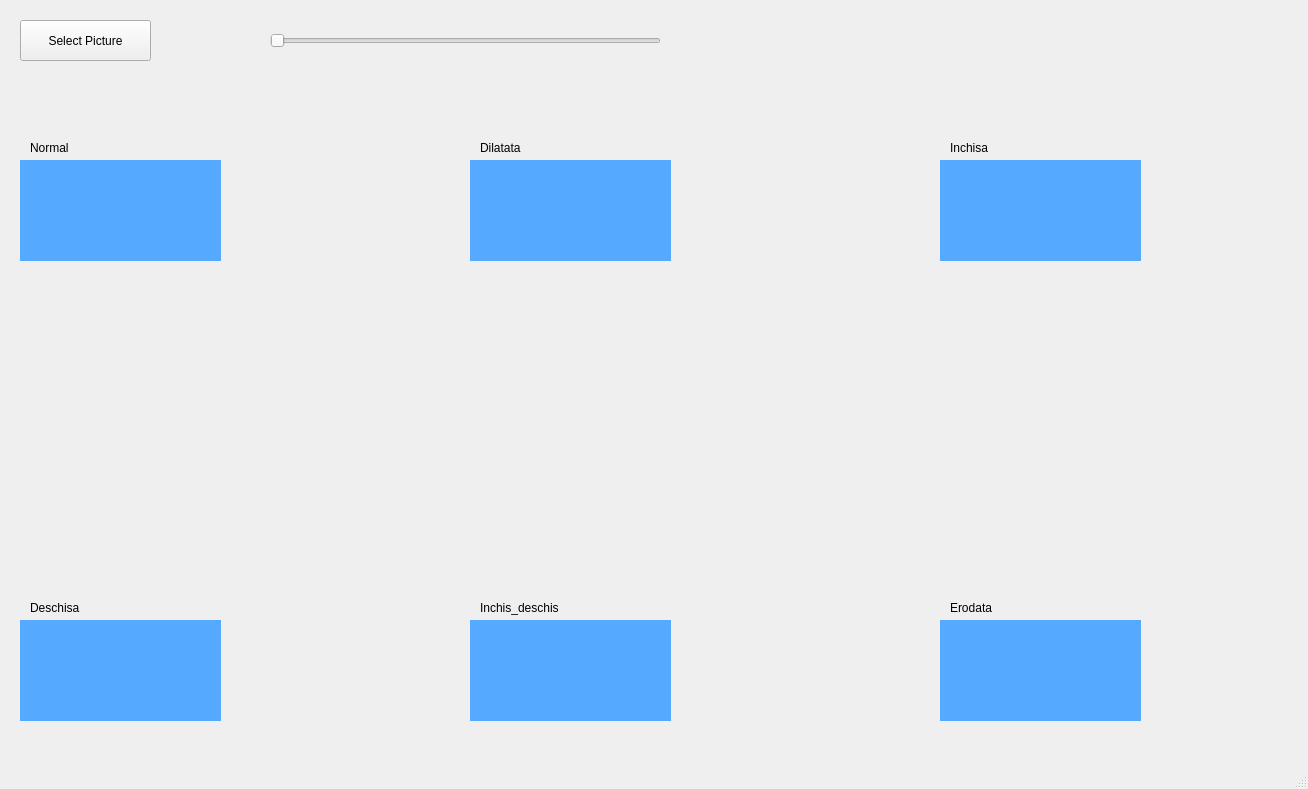
<?xml version="1.0" encoding="UTF-8"?>
<ui version="4.0">
 <class>MainWindow</class>
 <widget class="QMainWindow" name="MainWindow">
  <property name="geometry">
   <rect>
    <x>0</x>
    <y>0</y>
    <width>1308</width>
    <height>789</height>
   </rect>
  </property>
  <property name="windowTitle">
   <string>MainWindow</string>
  </property>
  <widget class="QWidget" name="centralwidget">
   <widget class="QPushButton" name="SelectPicture">
    <property name="geometry">
     <rect>
      <x>20</x>
      <y>20</y>
      <width>131</width>
      <height>41</height>
     </rect>
    </property>
    <property name="styleSheet">
     <string notr="true">font: 10pt &quot;Courier New&quot;;</string>
    </property>
    <property name="text">
     <string>Select Picture</string>
    </property>
   </widget>
   <widget class="QLabel" name="erodata">
    <property name="geometry">
     <rect>
      <x>940</x>
      <y>620</y>
      <width>201</width>
      <height>101</height>
     </rect>
    </property>
    <property name="styleSheet">
     <string notr="true">background-color: rgb(85, 170, 255);</string>
    </property>
    <property name="text">
     <string/>
    </property>
   </widget>
   <widget class="QLabel" name="dilatata">
    <property name="geometry">
     <rect>
      <x>470</x>
      <y>160</y>
      <width>201</width>
      <height>101</height>
     </rect>
    </property>
    <property name="styleSheet">
     <string notr="true">background-color: rgb(85, 170, 255);</string>
    </property>
    <property name="text">
     <string/>
    </property>
   </widget>
   <widget class="QLabel" name="inchisa">
    <property name="geometry">
     <rect>
      <x>940</x>
      <y>160</y>
      <width>201</width>
      <height>101</height>
     </rect>
    </property>
    <property name="styleSheet">
     <string notr="true">background-color: rgb(85, 170, 255);</string>
    </property>
    <property name="text">
     <string/>
    </property>
   </widget>
   <widget class="QLabel" name="deschisa">
    <property name="geometry">
     <rect>
      <x>20</x>
      <y>620</y>
      <width>201</width>
      <height>101</height>
     </rect>
    </property>
    <property name="styleSheet">
     <string notr="true">background-color: rgb(85, 170, 255);</string>
    </property>
    <property name="text">
     <string/>
    </property>
   </widget>
   <widget class="QLabel" name="inchis_deschis">
    <property name="geometry">
     <rect>
      <x>470</x>
      <y>620</y>
      <width>201</width>
      <height>101</height>
     </rect>
    </property>
    <property name="styleSheet">
     <string notr="true">background-color: rgb(85, 170, 255);</string>
    </property>
    <property name="text">
     <string/>
    </property>
   </widget>
   <widget class="QLabel" name="normal">
    <property name="geometry">
     <rect>
      <x>20</x>
      <y>160</y>
      <width>201</width>
      <height>101</height>
     </rect>
    </property>
    <property name="styleSheet">
     <string notr="true">background-color: rgb(85, 170, 255);</string>
    </property>
    <property name="text">
     <string/>
    </property>
   </widget>
   <widget class="QLabel" name="label">
    <property name="geometry">
     <rect>
      <x>30</x>
      <y>140</y>
      <width>91</width>
      <height>16</height>
     </rect>
    </property>
    <property name="styleSheet">
     <string notr="true">font: 9pt &quot;Courier New&quot;;</string>
    </property>
    <property name="text">
     <string>Normal</string>
    </property>
   </widget>
   <widget class="QLabel" name="label_2">
    <property name="geometry">
     <rect>
      <x>480</x>
      <y>140</y>
      <width>161</width>
      <height>16</height>
     </rect>
    </property>
    <property name="styleSheet">
     <string notr="true">font: 9pt &quot;Courier New&quot;;</string>
    </property>
    <property name="text">
     <string>Dilatata</string>
    </property>
   </widget>
   <widget class="QLabel" name="label_3">
    <property name="geometry">
     <rect>
      <x>950</x>
      <y>140</y>
      <width>171</width>
      <height>16</height>
     </rect>
    </property>
    <property name="styleSheet">
     <string notr="true">font: 9pt &quot;Courier New&quot;;</string>
    </property>
    <property name="text">
     <string>Inchisa</string>
    </property>
   </widget>
   <widget class="QLabel" name="label_4">
    <property name="geometry">
     <rect>
      <x>30</x>
      <y>600</y>
      <width>91</width>
      <height>16</height>
     </rect>
    </property>
    <property name="styleSheet">
     <string notr="true">font: 9pt &quot;Courier New&quot;;</string>
    </property>
    <property name="text">
     <string>Deschisa</string>
    </property>
   </widget>
   <widget class="QLabel" name="label_5">
    <property name="geometry">
     <rect>
      <x>480</x>
      <y>600</y>
      <width>181</width>
      <height>16</height>
     </rect>
    </property>
    <property name="styleSheet">
     <string notr="true">font: 9pt &quot;Courier New&quot;;</string>
    </property>
    <property name="text">
     <string>Inchis_deschis</string>
    </property>
   </widget>
   <widget class="QLabel" name="label_6">
    <property name="geometry">
     <rect>
      <x>950</x>
      <y>600</y>
      <width>181</width>
      <height>16</height>
     </rect>
    </property>
    <property name="styleSheet">
     <string notr="true">font: 9pt &quot;Courier New&quot;;</string>
    </property>
    <property name="text">
     <string>Erodata</string>
    </property>
   </widget>
   <widget class="QSlider" name="horizontalSlider">
    <property name="geometry">
     <rect>
      <x>270</x>
      <y>30</y>
      <width>391</width>
      <height>22</height>
     </rect>
    </property>
    <property name="orientation">
     <enum>Qt::Horizontal</enum>
    </property>
   </widget>
   <widget class="QLabel" name="min">
    <property name="geometry">
     <rect>
      <x>270</x>
      <y>60</y>
      <width>71</width>
      <height>21</height>
     </rect>
    </property>
    <property name="text">
     <string> </string>
    </property>
   </widget>
   <widget class="QLabel" name="max">
    <property name="geometry">
     <rect>
      <x>650</x>
      <y>60</y>
      <width>61</width>
      <height>21</height>
     </rect>
    </property>
    <property name="text">
     <string> </string>
    </property>
   </widget>
  </widget>
  <widget class="QMenuBar" name="menubar">
   <property name="geometry">
    <rect>
     <x>0</x>
     <y>0</y>
     <width>1308</width>
     <height>21</height>
    </rect>
   </property>
  </widget>
  <widget class="QStatusBar" name="statusbar"/>
 </widget>
 <resources/>
 <connections/>
</ui>
